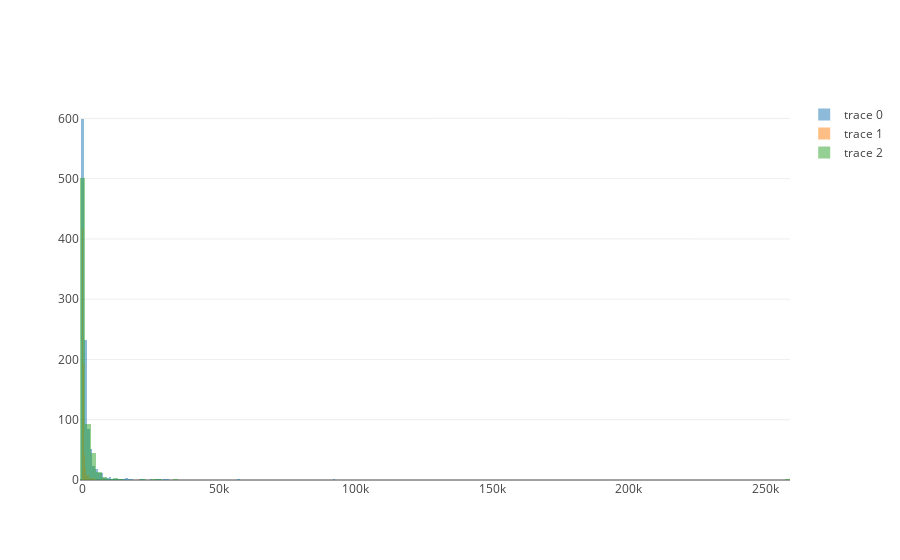

Notebook code for this chart:
### Code cell
market1 = go.Histogram(
    x=df[df.market=='Market1']['valid_volume_eur_month_6'],
    opacity=0.5
)
market2 = go.Histogram(
    x=df[df.market=='Market2']['valid_volume_eur_month_6'],
    opacity=0.5
)
market3 = go.Histogram(
    x=df[df.market=='Market3']['valid_volume_eur_month_6'],
    opacity=0.5
)
data = [market1, market2, market3]
layout = go.Layout(barmode='overlay')
fig = go.Figure(data=data, layout=layout)

iplot(fig, filename='overlaid histogram')

### Figure 1 — Plotly figure (JSON) as saved in the notebook; plotly's stock layout.template omitted (floating-point values rounded to 4 significant figures; data arrays with more than 128 entries replaced by an {"elided": "..."} marker saying what was removed)
{"data": [{"opacity": 0.5, "type": "histogram", "x": {"elided": "1073 float values"}}, {"opacity": 0.5, "type": "histogram", "x": {"elided": "851 float values"}}, {"opacity": 0.5, "type": "histogram", "x": {"elided": "668 float values"}}], "layout": {"barmode": "overlay"}}
